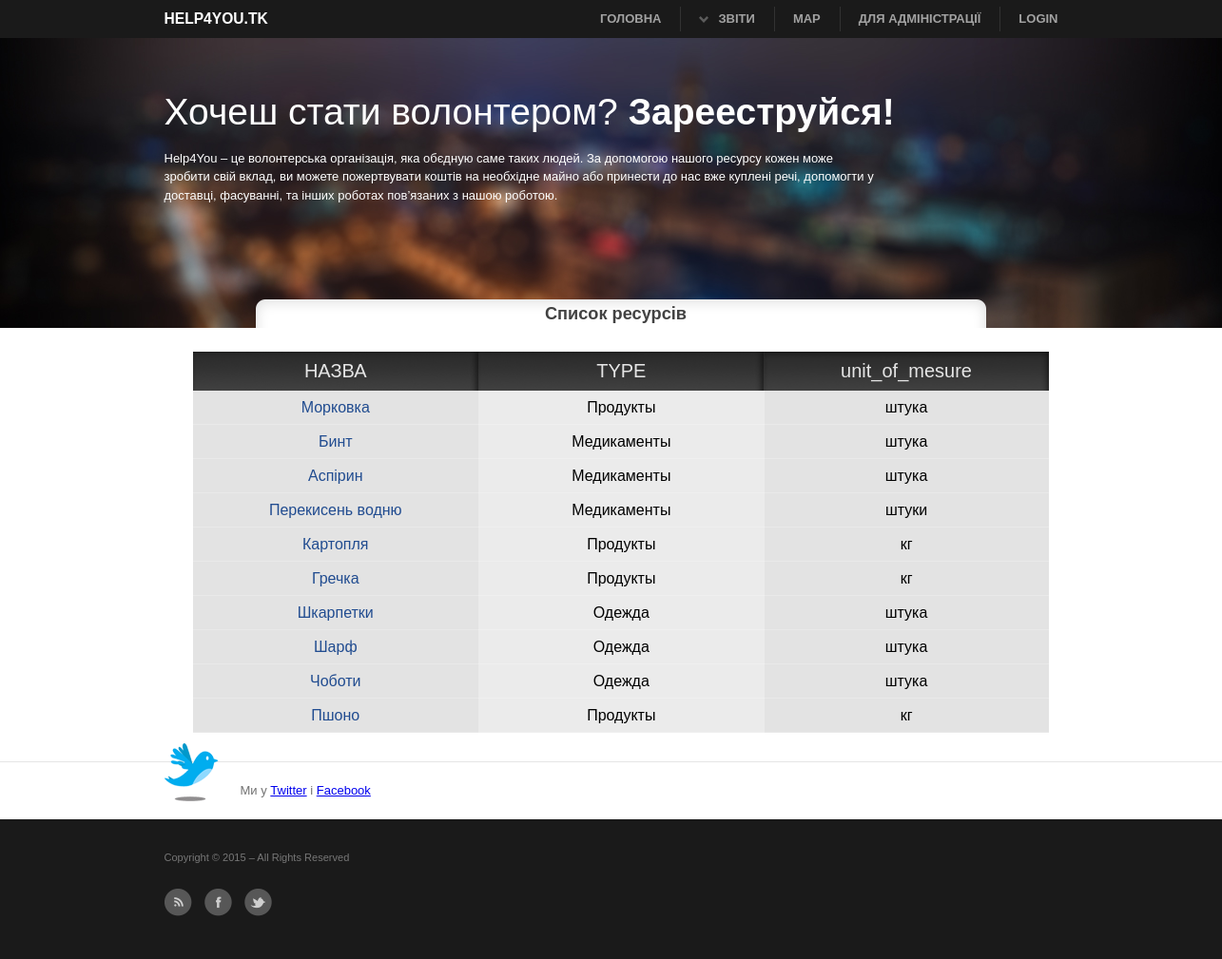
The app's page /resource/, older data.
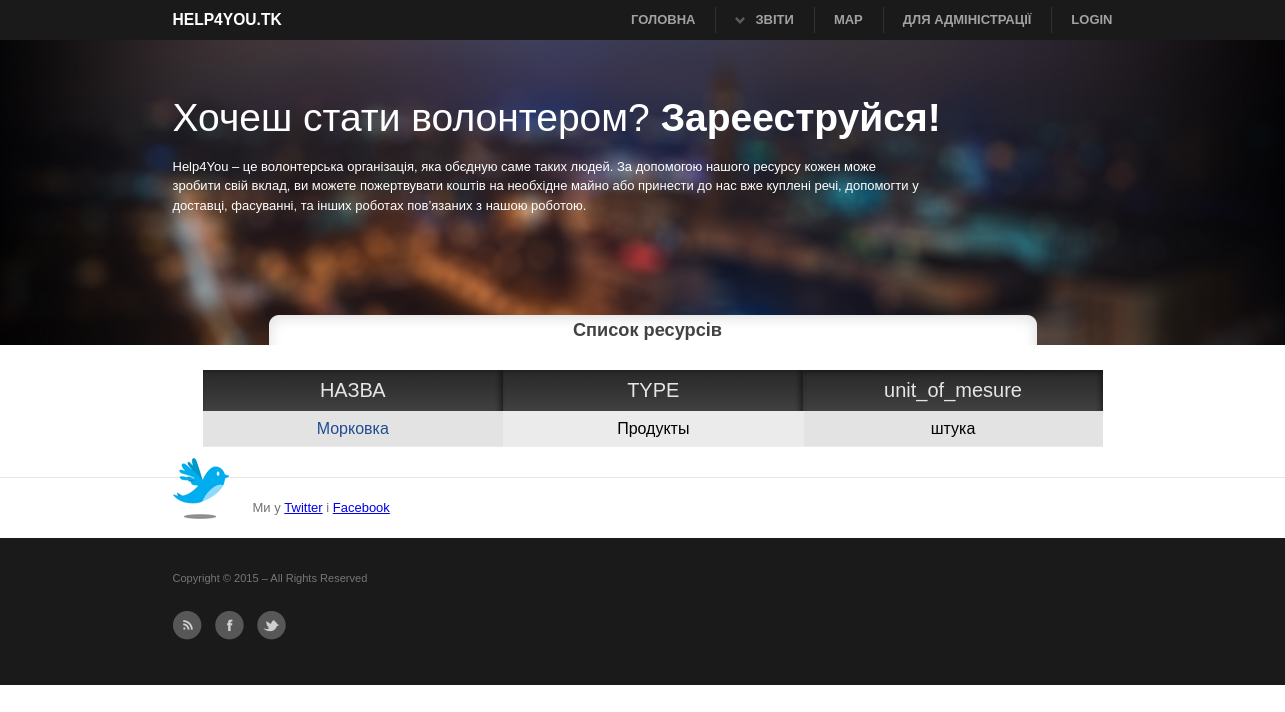
The same page, newer data.
### main/models.py (models this page shows, shortened)
class Resource(models.Model):
    category_resource = models.ForeignKey('CategoryResource',verbose_name=u'Категорія ресурса')
    name = models.CharField(max_length=30,verbose_name=u'Назва ресурсу')
    unit_of_mesure = models.CharField(max_length=30,verbose_name=u'Одиниця вимірювання')
    volume_of_one_unit = models.FloatField(verbose_name=u'Об"єм однієї одиниці')
    price_one_unit = models.IntegerField(verbose_name=u'Ціна однієї одиниці')
    class Meta:
        verbose_name_plural = u'Ресурси'

class CategoryResource(models.Model):
    category = models.CharField(max_length=50, verbose_name=u'Категорія')
    class Meta:
        verbose_name_plural = u'Категорії ресурсів'
    def __unicode__(self):
        return self.category

### main/views.py (the view)
class ResourceListView(ListView):
    template_name = 'list_resource.html'
    model = Resource
    context_object_name = 'Resource'

### main/templates/list_resource.html (shortened to what this page needs)
{% extends 'base.html' %}
{% block title %}
    <h3 class="title_list">Список ресурсів</h3>
{% endblock %}
{% block content %}
    <div id="list_table">
  <table border="0">
    <tr>
        <td class="top_left">НАЗВА</td>
        <td class="top_cen">TYPE</td>
        <td class="top_right">unit_of_mesure</td>
    </tr>
    {% for resource in Resource %}
        <tr class="list_tr">
        <td class="cell"><a class="detail_list" href="{% url 'grafik_resource' resource.id %}"> {{ resource.name }}</a> </td>
        <td class="cell_c">{{ resource.category_resource }}</td>
        <td class="cell">{{ resource.unit_of_mesure }}</td>
    </tr>
    {% endfor %}
  </table>
    </div>
{% endblock %}

### main/templates/base.html (shortened to what this page needs)
{% load staticfiles %}
<!DOCTYPE html>
<html >
<head>
<link rel="stylesheet" type="text/css" href="{% static 'main.css' %}"/>
<link rel="stylesheet" type="text/css" href="{% static 'examples.css' %}" >
<link rel="stylesheet" type="text/css" href="{% static 'print.css' %}" media="print"/>
  </head>
<body>
<div  id="site">
<header class="clearFix">
  <div class="wrap"> <a id="logo" href="/">Help4You.tk</a>
    <nav>
      <div id="nav"> <strong>Navigation</strong>
        <ul>
          <li class="active"> <a href="/">ГОЛОВНА</a> </li>
          <li class="parent"> <a href="#">ЗВІТИ</a>
          </li>
          <li> <a href="#">MAP</a> </li>
          <li> <a href="/admin">ДЛЯ АДМІНІСТРАції</a> </li>
            {% if user.is_authenticated %}
                <li>hello, {{ user.get_full_name }} <a href="{% url 'logout' %}?next=/">logout</a> </li>
            {% else %}
                <li><a href="{% url 'login' %}">login</a> </li>
            {% endif %}
        </ul>
      </div>
    </nav>
  </div>
</header>
<div id="intro">
  <div class="inner">
    <div align="center" id="test1">Если изображения не видно, обновите страницу</div >
    <div class="wrap clearFix">
     <h1>Хочеш стати волонтером? <strong>Зарееструйся!</strong></h1>
      <p>Help4You – це волонтерська організація, яка обєдную саме таких людей. За допомогою нашого ресурсу кожен може зробити свій вклад, ви можете пожертвувати коштів на необхідне майно або принести до нас вже куплені речі, допомогти у доставці, фасуванні, та інших роботах пов’язаних з нашою роботою.</p>
  </div>
  </div>
</div>
<div id="content">
<div class="bl_title">{% block title %}{% endblock %}</div>
  <div class="bl_content">{% block content %}{% endblock %}</div>
  <div class="bl_bottom">{% block bottom %}{% endblock %}</div>
</div>
<div id="twitter">
  <div class="wrap clearFix"> <span class="icon"></span>
    <p>Ми у <a href="https://twitter.com/help4you_ua" target="_blank">Twitter</a> і <a href="https://www.facebook.com/tyrnir.informatikov" target="_blank">Facebook</a></p>
  </div>
</div>
<footer class="clearFix">
  <div class="wrap clearFix">
    <p class="floatRight"> Copyright &copy; 2015 <a href="#"></a> &ndash; All Rights Reserved</p>
    <p class="socialIcons"> <a href="#" class="rss">RSS</a> <a href="https://www.facebook.com/tyrnir.informatikov" target="_blank" class="facebook">Facebook</a> <a href="https://twitter.com/help4you_ua" target="_blank" class="twitter">Twitter</a> </p>
  </div>
</footer>
</div>
</body>
</html>

### main/static/print.css (style rules this page uses)
* { background:none !important; }
body { color:#000; font:normal 12px Arial,sans-serif; padding-top:0; }
p { font-size:1.0em; line-height:1.8em; margin-bottom:15px; }
a, #content a { color:#000; outline:0; text-decoration:none; border:none; }
h1, h2, h3, h4, h5 { margin:0 0 10px 0; color:#000; }
h1 { font-size:3.0em; margin-bottom:5px; font-weight:normal; }
h3 { font-size:1.2em; margin-bottom:20px; }
header a#logo { display:block; width:100%; font-size:2.2em; font-weight:bold; color:#000; text-transform:uppercase; text-align:center; text-decoration:none; }
#intro { margin-bottom:0; }
.wrap { width:100%; padding:0; }
a.more, #intro .button, header #nav, .socialIcons, #twitter, form, .buttonCentered, .noPrint { display:none; }

Row changes from the older to the newer data that the page shows:
removed Resource: name "Бинт", category_resource "Медикаменты", unit_of_mesure "штука"
removed Resource: name "Аспірин", category_resource "Медикаменты", unit_of_mesure "штука"
removed Resource: name "Перекисень водню", category_resource "Медикаменты", unit_of_mesure "штуки"
removed Resource: name "Картопля", category_resource "Продукты", unit_of_mesure "кг"
removed Resource: name "Гречка", category_resource "Продукты", unit_of_mesure "кг"
removed Resource: name "Шкарпетки", category_resource "Одежда", unit_of_mesure "штука"
removed Resource: name "Шарф", category_resource "Одежда", unit_of_mesure "штука"
removed Resource: name "Чоботи", category_resource "Одежда", unit_of_mesure "штука"
removed Resource: name "Пшоно", category_resource "Продукты", unit_of_mesure "кг"
